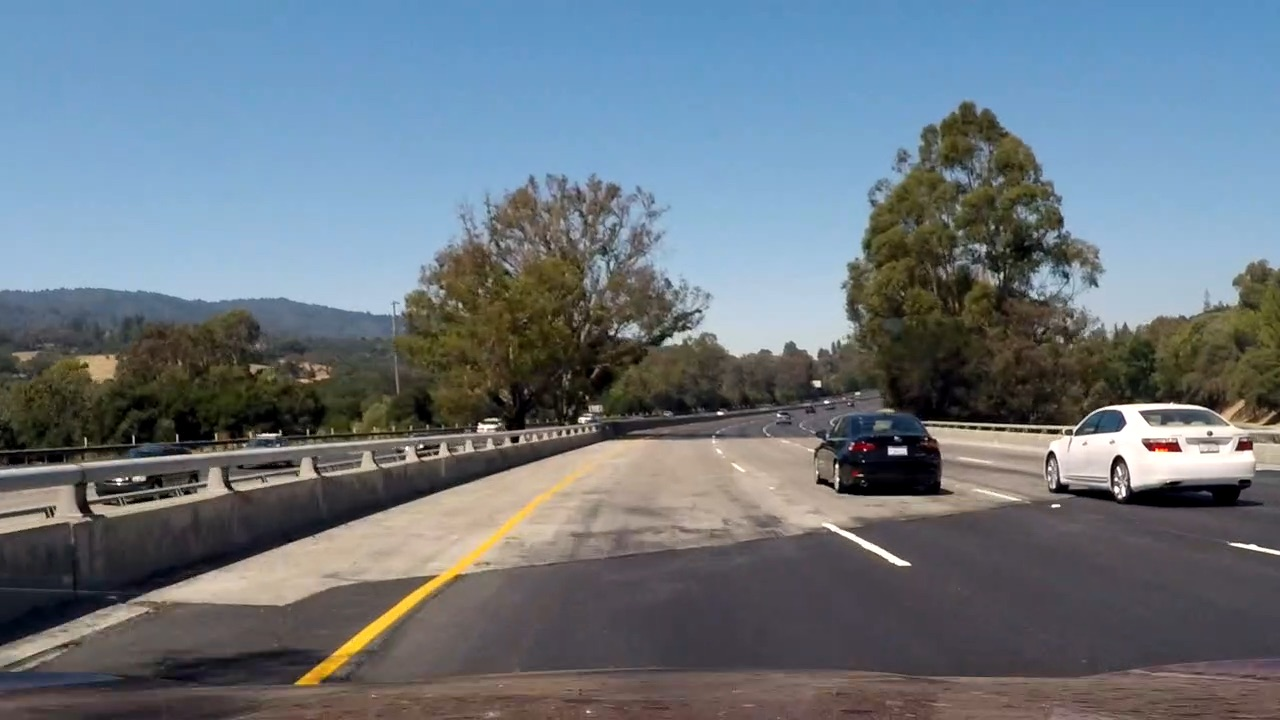
#> input picture test_images/hard_test1.jpg, 1280 x 720 px, given in place of test6.jpg, which was not available
$ jupyter execute --allow-errors P5-Vehicle_Tracking.ipynb   (shell and % lines are left out)   (older library calls are emulated)   (text cells are left out)
#> lines starting #> are read from the running program, lines starting #| are printed output that depends on the picture; pictures that were not available may be replaced by others from this repository, and a replacement may not be noted
[cell 1]
import matplotlib.image as mpimg
import matplotlib.pyplot as plt
import numpy as np
import cv2
import glob
import os
from sklearn.svm import LinearSVC
from sklearn.preprocessing import StandardScaler
from sklearn.model_selection import train_test_split
from skimage.feature import hog
from scipy.ndimage.measurements import label
import time
from moviepy.editor import VideoFileClip

[cell 2]
def read_file(full_filename):
#> called with full_filename = 'test_images/test6.jpg'
    filename, file_extension = os.path.splitext(full_filename)
    image = mpimg.imread(full_filename)
#> image is the input picture: shape (720, 1280, 3); mean R, G, B 106.3, 117, 126
    if (file_extension != '.png'):
        image = image.astype(np.float32) / 255
    return image

[cell 3]
def get_files_from_dir(dir):
    filenames = []
    list = os.listdir(dir)
    for subdir in list:
        if (dir != '.DS_Store'):
            images_dir = dir+'/'+subdir
            dir_filenames = glob.glob(images_dir+'/*.png')
            filenames.extend(dir_filenames)
    return filenames

cars = get_files_from_dir('dataset/vehicles')
notcars = get_files_from_dir('dataset/non-vehicles')

[cell 4]
def data_look(car_list, notcar_list):
    data_dict = {}
    # Define a key in data_dict "n_cars" and store the number of car images
    data_dict["n_cars"] = len(car_list)
    # Define a key "n_notcars" and store the number of notcar images
    data_dict["n_notcars"] = len(notcar_list)
    # Read in a test image, either car or notcar
    img = read_file(car_list[0])
    # Define a key "image_shape" and store the test image shape 3-tuple
    data_dict["image_shape"] = img.shape
    # Define a key "data_type" and store the data type of the test image.
    data_dict["data_type"] = img.dtype
    # Return data_dict
    return data_dict

#> (the rest of this cell did not finish here and is left out)

[cell 5]
def get_hog_features(img, orient, pix_per_cell, cell_per_block, vis=False, feature_vec=True):
    if vis == True:
        # Use skimage.hog() to get both features and a visualization
        features, hog_image = hog(img, orientations=orient, pixels_per_cell=(pix_per_cell, pix_per_cell), cells_per_block=(cell_per_block, cell_per_block), visualise=True, feature_vector=feature_vec)
        return features, hog_image
    else:
        # Use skimage.hog() to get features only
        features = hog(img, orientations=orient, pixels_per_cell=(pix_per_cell, pix_per_cell), cells_per_block=(cell_per_block, cell_per_block), visualise=False, feature_vector=feature_vec)
        return features

[cell 6]
def bin_spatial(img, size=(32, 32)):
    color1 = cv2.resize(img[:,:,0], size).ravel()
    color2 = cv2.resize(img[:,:,1], size).ravel()
    color3 = cv2.resize(img[:,:,2], size).ravel()
    return np.hstack((color1, color2, color3))

[cell 7]
def color_hist(img, nbins=32):    #bins_range=(0, 256)
    # Compute the histogram of the color channels separately
    channel1_hist = np.histogram(img[:,:,0], bins=nbins)
    channel2_hist = np.histogram(img[:,:,1], bins=nbins)
    channel3_hist = np.histogram(img[:,:,2], bins=nbins)
    # Concatenate the histograms into a single feature vector
    hist_features = np.concatenate((channel1_hist[0], channel2_hist[0], channel3_hist[0]))
    # Return the individual histograms, bin_centers and feature vector
    return hist_features

[cell 8]
spatial_size = (32, 32)
hist_bins = 32
orient = 9
pix_per_cell = 8
cell_per_block = 2

# [23 lines left out: function single_image_features, not called in this run]
#     return hog_features

def extract_features(imgs):
    # Create a list to append feature vectors to
    features = []
    # Iterate through the list of images
    for img_name in imgs:
        # Read in each one by one
        image = read_file(img_name)
        image_features = single_image_features(image)
        features.append(image_features)
    # Return list of feature vectors

    return features

[cell 9]
t=time.time()

car_features = extract_features(cars)
notcar_features = extract_features(notcars)

print("extracting features took {} seconds".format(time.time()-t))

t=time.time()
# Create an array stack of feature vectors
X = np.vstack((car_features, notcar_features)).astype(np.float64)
# Fit a per-column scaler
#> (the rest of this cell did not finish here and is left out)

[cell 10]
# Here is your draw_boxes function from the previous exercise
def draw_boxes(img, bboxes, color=(0, 0, 1), thick=6):
    # Make a copy of the image
    imcopy = np.copy(img)
    # Iterate through the bounding boxes
    for bbox in bboxes:
        # Draw a rectangle given bbox coordinates
        cv2.rectangle(imcopy, bbox[0], bbox[1], color, thick)
    # Return the image copy with boxes drawn
    return imcopy


# Define a function that takes an image,
# start and stop positions in both x and y,
# window size (x and y dimensions),
# and overlap fraction (for both x and y)
def slide_window(img, x_start_stop=[None, None], y_start_stop=[None, None],
                    xy_window=(64, 64), xy_overlap=(0.5, 0.5)):
    # If x and/or y start/stop positions not defined, set to image size
#> called with xy_window = (64, 64), xy_overlap = (0.5, 0.5)
    if x_start_stop[0] == None:
        x_start_stop[0] = 0
    if x_start_stop[1] == None:
        x_start_stop[1] = img.shape[1]
    if y_start_stop[0] == None:
        y_start_stop[0] = 0
    if y_start_stop[1] == None:
        y_start_stop[1] = img.shape[0]
    # Compute the span of the region to be searched
    xspan = x_start_stop[1] - x_start_stop[0]
#> xspan = 1280
    yspan = y_start_stop[1] - y_start_stop[0]
    # Compute the number of pixels per step in x/y
    nx_pix_per_step = np.int(xy_window[0]*(1 - xy_overlap[0]))
    ny_pix_per_step = np.int(xy_window[1]*(1 - xy_overlap[1]))
    # Compute the number of windows in x/y
    nx_buffer = np.int(xy_window[0]*(xy_overlap[0]))
    ny_buffer = np.int(xy_window[1]*(xy_overlap[1]))
    nx_windows = np.int((xspan-nx_buffer)/nx_pix_per_step)
#> nx_windows = 39
    ny_windows = np.int((yspan-ny_buffer)/ny_pix_per_step)
    window_list = []
    # Loop through finding x and y window positions
    for y in range(ny_windows):
        for x in range(nx_windows):
            x_start = x_start_stop[0] + x * nx_pix_per_step
            y_start = y_start_stop[0] + y * ny_pix_per_step
            window_list.append(((x_start, y_start), (x_start + xy_window[0], y_start + xy_window[1])))
    #     Note: you could vectorize this step, but in practice
    #     you'll be considering windows one by one with your
    #     classifier, so looping makes sense
        # Calculate each window position
        # Append window position to list
    # Return the list of windows
    return window_list

[cell 11]
# Define a function you will pass an image
# and the list of windows to be searched (output of slide_windows())
# [20 lines left out: function search_windows, not called in this run]

[cell 12]
# [7 lines left out: function detect_vehicles, not called in this run]

[cell 13]
# [9 lines left out: function add_heat, not called in this run]

[cell 14]
# [9 lines left out: function apply_threshold, not called in this run]

[cell 15]
def find_cars(img, debug, ystart, ystop, scale):
    global svc
    global orient
    global pix_per_cel
    global cell_per_block

    start = time.time()
#     img = img.astype(np.float32)/255

    img_tosearch = img[ystart:ystop,:,:]
    ctrans_tosearch = cv2.cvtColor(img_tosearch, cv2.COLOR_RGB2YCrCb)
    if scale != 1:
        imshape = ctrans_tosearch.shape
        ctrans_tosearch = cv2.resize(ctrans_tosearch, (np.int(imshape[1]/scale), np.int(imshape[0]/scale)))

    ch1 = ctrans_tosearch[:,:,0]
    ch2 = ctrans_tosearch[:,:,1]
    ch3 = ctrans_tosearch[:,:,2]

    # Define blocks and steps as above
    nxblocks = (ch1.shape[1] // pix_per_cell)-1
    nyblocks = (ch1.shape[0] // pix_per_cell)-1
    nfeat_per_block = orient*cell_per_block**2
    # 64 was the orginal sampling rate, with 8 cells and 8 pix per cell
    window = 64
    nblocks_per_window = (window // pix_per_cell)-1
    cells_per_step = 2  # Instead of overlap, define how many cells to step
    nxsteps = (nxblocks - nblocks_per_window) // cells_per_step
    nysteps = (nyblocks - nblocks_per_window) // cells_per_step

    # Compute individual channel HOG features for the entire image
    hog1 = get_hog_features(ch1, orient, pix_per_cell, cell_per_block, feature_vec=False)
    hog2 = get_hog_features(ch2, orient, pix_per_cell, cell_per_block, feature_vec=False)
    hog3 = get_hog_features(ch3, orient, pix_per_cell, cell_per_block, feature_vec=False)
    bboxes = []
    for xb in range(nxsteps):
        for yb in range(nysteps):
            ypos = yb*cells_per_step
            xpos = xb*cells_per_step
#             print (xpos, ypos, nblocks_per_window)
            # Extract HOG for this patch
            hog_feat1 = hog1[ypos:ypos+nblocks_per_window, xpos:xpos+nblocks_per_window].ravel()
            hog_feat2 = hog2[ypos:ypos+nblocks_per_window, xpos:xpos+nblocks_per_window].ravel()
            hog_feat3 = hog3[ypos:ypos+nblocks_per_window, xpos:xpos+nblocks_per_window].ravel()
            hog_features = np.hstack((hog_feat1, hog_feat2, hog_feat3))

            xleft = xpos*pix_per_cell
            ytop = ypos*pix_per_cell

            # Extract the image patch
            subimg = cv2.resize(ctrans_tosearch[ytop:ytop+window, xleft:xleft+window], (64,64))

            # Get color features
            spatial_features = bin_spatial(subimg, size=spatial_size)
            hist_features = color_hist(subimg, nbins=hist_bins)

            # Scale features and make a prediction
#             test_features = hog_features.reshape(1, -1)
            test_features = X_scaler.transform(np.hstack((spatial_features, hist_features, hog_features)).reshape(1, -1))
#             test_prediction = svc.predict(test_features)
            confidence = svc.decision_function(test_features)
            if confidence > 1:
                xbox_left = np.int(xleft*scale)
                ytop_draw = np.int(ytop*scale)
                win_draw = np.int(window*scale)
#                 if debug:
#                     confidence = svc.decision_function(test_features)
#                     print("confidence score {}".format(confidence))
                bboxes.append(((xbox_left, ytop_draw+ystart),(xbox_left+win_draw,ytop_draw+win_draw+ystart)))
    end = time.time()
#     print('find_cars took {} ms'.format((end - start) * 1000))
    return bboxes

[cell 16]
# [14 lines left out: function draw_labeled_bboxes, not called in this run]

[cell 17]
ystart = 350
ystop = 656

image = read_file('test_images/test6.jpg')
windows = slide_window(image, x_start_stop=[None, None], y_start_stop=[ystart, ystop],
                    xy_window=(64, 64), xy_overlap=(0.5, 0.5))
#> windows = 312 items

# slide windows
window_img = draw_boxes(image, windows, color=(0, 0, 1), thick=6)
#> the loop in draw_boxes, `for bbox in bboxes:` made 312 passes
#> bbox on passes 1 to 3: ((0, 350), (64, 414)), ((32, 350), (96, 414)), ((64, 350), (128, 414))
#> after the loop in draw_boxes, `for bbox in bboxes:`:
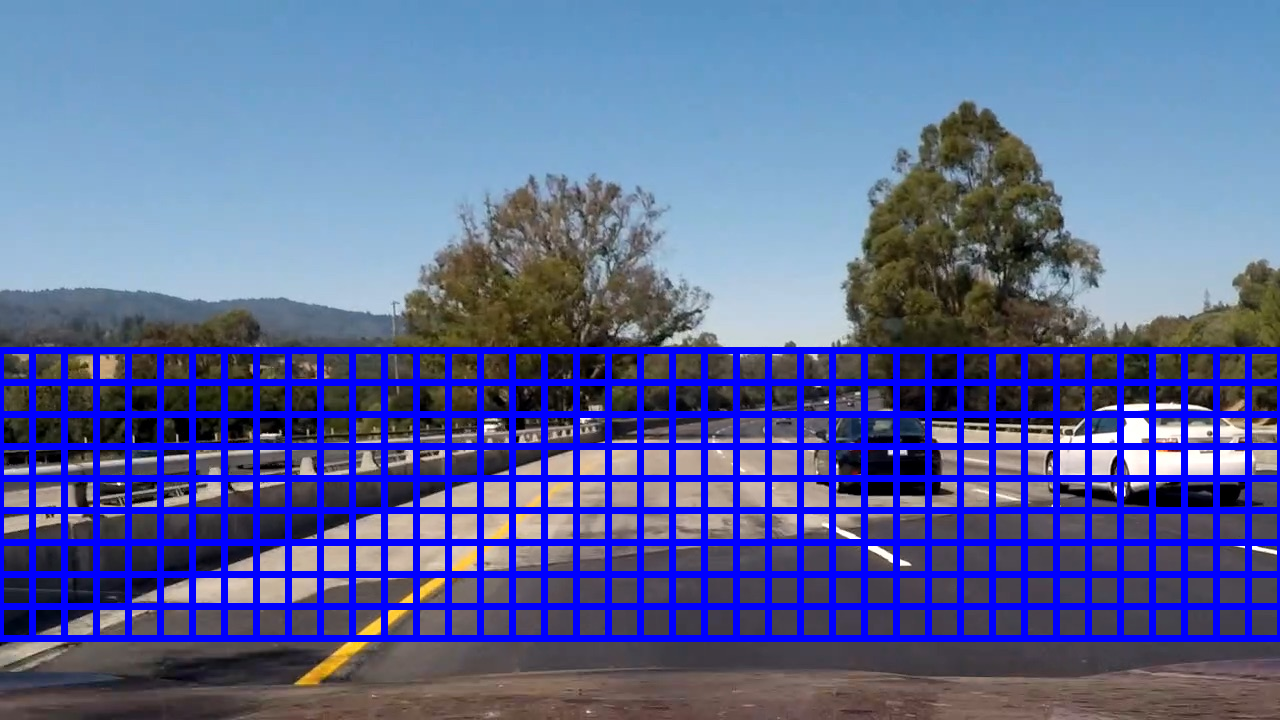
#> imcopy: shape (720, 1280, 3) float32; mean R, G, B 0.354, 0.401, 0.606
#> `image_names = [ 'test_images/test1.jpg', 'test_images/test2.jpg', 'tes..`: image_names = ['test_images/test1.jpg', 'test_images/test2.jpg', 'test_images/test3.jpg', 'test_images/test4.jpg', 'test_images/test5.jpg', 'test_images/test6.jpg', 'test_images/hard_test1.jpg']
plt.imshow(window_img)
plt.show()
# plt.savefig('output_images/slide_windows.jpg')

draw_image = image.copy()
heat = np.zeros_like(image[:,:,0]).astype(np.float)

print('pix_per_cell {}'.format(pix_per_cell))
print('cell_per_block'.format(cell_per_block))
scale = 1
#> (the rest of this cell did not finish here and is left out)

[cell 18]
def get_heatmap_for_image(image, debug = False):
#> called with debug = True
    orig_image = np.copy(image)
    if debug == False: #debug here means it was from jpg file. otherwise it is from video feed
        image = image.astype(np.float32) / 255

    heat = np.zeros_like(image[:,:,0]).astype(np.float)
    all_box_list = []
    box_list_count = 0
    time1 = time.time()
    scales = [1.3, 1.6, 2]
    for scale in scales:
        box_list = find_cars(image, debug, ystart, ystop, scale)
        heat = add_heat(heat,box_list)
        box_list_count += len(box_list)
        if debug:
            all_box_list.append(box_list)
#> this loop made 1 pass
#> pass 1, in find_cars (call 2), `ch2 = ctrans_tosearch[:,:,1]`:
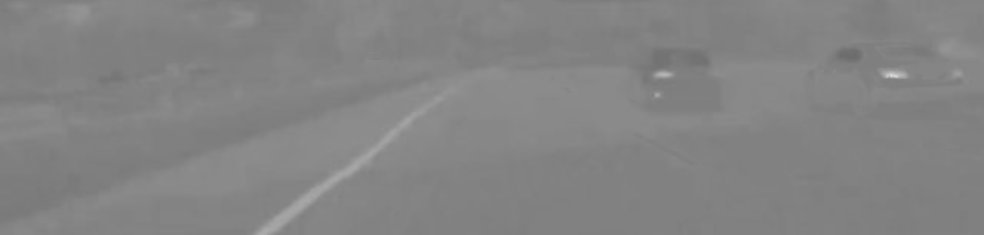
#> ch2: shape (235, 984) float32; min 0.423, max 0.858, mean 0.517
#> pass 1, in find_cars (call 2), `ch3 = ctrans_tosearch[:,:,2]`:
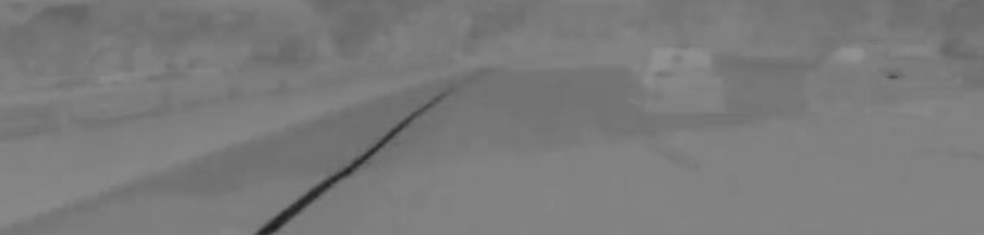
#> ch3: shape (235, 984) float32; min 0.116, max 0.575, mean 0.482
#> after the loop: heat: shape (720, 1280) float64; every value is 0
#> after the loop, all_box_list = []; box_list_count = 0

    heatmap = apply_threshold(heat, 1, True)
    time2 = time.time()
    if debug:
        print('process frame took {} ms. found {} boxes'.format((time2-time1) * 1000, box_list_count))

    if debug:
        return heatmap, all_box_list, heat
    else:
        return heatmap

[cell 19]
image_names = [
    'test_images/test1.jpg',
    'test_images/test2.jpg',
    'test_images/test3.jpg',
    'test_images/test4.jpg',
    'test_images/test5.jpg',
    'test_images/test6.jpg',
    'test_images/hard_test1.jpg'
              ]

f, axarr = plt.subplots(len(image_names), 4, figsize=(24, len(image_names) * 4))
axarr[0,0].set_title('original')
axarr[0,1].set_title('rectangles')
axarr[0,2].set_title('heat map')
axarr[0,3].set_title('result')
#> (the rest of this cell did not finish here and is left out)

[cell 20]
def reduce_heatmap_count(heatmap):
    return (heatmap > 0).astype(np.int)

# [21 lines left out: functions combine_heatmaps, process_image, not called in this run]

[cell 21]
import scipy.misc
image_count = 0
#> image_count = 0

latest_heatmaps = []

video_filename_prefix = "project_video"
# video_filename_prefix = "test_video"
#> (the rest of this cell did not finish here and is left out)
